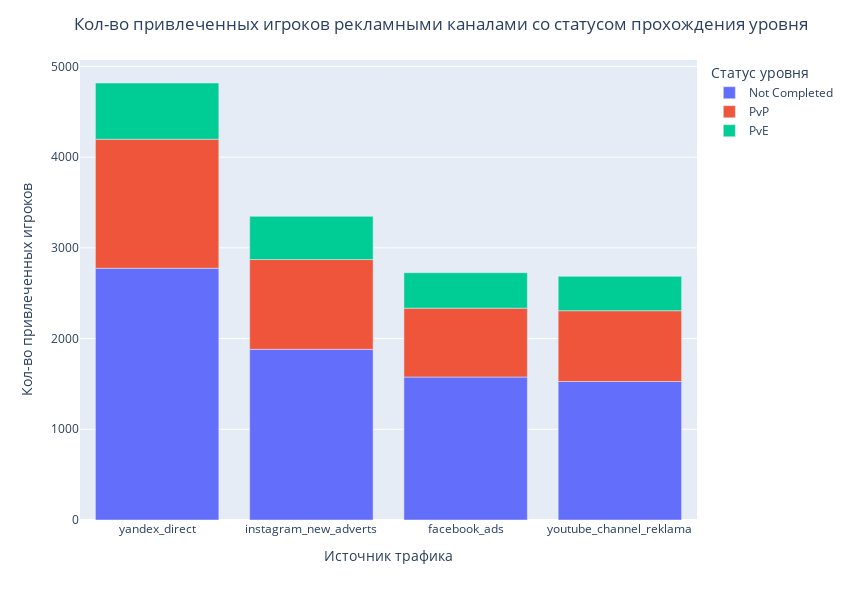

Notebook source saved alongside this figure:
### Markdown cell above
Определим, сколько игроков привлек каждый рекламный источник.

### Code cell
# Подготовка данных
data = profiles.groupby(['source', 'win_way'], as_index=False)\
.agg({'user_id':'count'})\
.sort_values(by='user_id',ascending=False)

# Построение графика
fig = px.bar(data, x='source', y='user_id', color='win_way')

fig.update_layout(
    title='Кол-во привлеченных игроков рекламными каналами со статусом прохождения уровня',
    title_x=0.95,
    legend_title_text='Статус уровня',
    xaxis_title='Источник трафика',
    yaxis_title = 'Кол-во привлеченных игроков',
    width=850,
    height=600
)

### Figure 1 — Plotly figure (JSON) as saved in the notebook; plotly's stock layout.template omitted (floating-point values rounded to 4 significant figures)
{"data": [{"alignmentgroup": "True", "hovertemplate": "win_way=Not Completed<br>source=%{x}<br>user_id=%{y}<extra></extra>", "legendgroup": "Not Completed", "marker": {"color": "#636efa", "pattern": {"shape": ""}}, "name": "Not Completed", "offsetgroup": "Not Completed", "orientation": "v", "showlegend": true, "textposition": "auto", "type": "bar", "x": ["yandex_direct", "instagram_new_adverts", "facebook_ads", "youtube_channel_reklama"], "xaxis": "x", "y": [2775, 1881, 1576, 1527], "yaxis": "y"}, {"alignmentgroup": "True", "hovertemplate": "win_way=PvP<br>source=%{x}<br>user_id=%{y}<extra></extra>", "legendgroup": "PvP", "marker": {"color": "#EF553B", "pattern": {"shape": ""}}, "name": "PvP", "offsetgroup": "PvP", "orientation": "v", "showlegend": true, "textposition": "auto", "type": "bar", "x": ["yandex_direct", "instagram_new_adverts", "youtube_channel_reklama", "facebook_ads"], "xaxis": "x", "y": [1422, 990, 780, 759], "yaxis": "y"}, {"alignmentgroup": "True", "hovertemplate": "win_way=PvE<br>source=%{x}<br>user_id=%{y}<extra></extra>", "legendgroup": "PvE", "marker": {"color": "#00cc96", "pattern": {"shape": ""}}, "name": "PvE", "offsetgroup": "PvE", "orientation": "v", "showlegend": true, "textposition": "auto", "type": "bar", "x": ["yandex_direct", "instagram_new_adverts", "facebook_ads", "youtube_channel_reklama"], "xaxis": "x", "y": [620, 476, 391, 379], "yaxis": "y"}], "layout": {"barmode": "relative", "height": 600, "legend": {"title": {"text": "Статус уровня"}, "tracegroupgap": 0}, "margin": {"t": 60}, "title": {"text": "Кол-во привлеченных игроков рекламными каналами со статусом прохождения уровня", "x": 0.95}, "width": 850, "xaxis": {"anchor": "y", "domain": [0, 1], "title": {"text": "Источник трафика"}}, "yaxis": {"anchor": "x", "domain": [0, 1], "title": {"text": "Кол-во привлеченных игроков"}}}}
